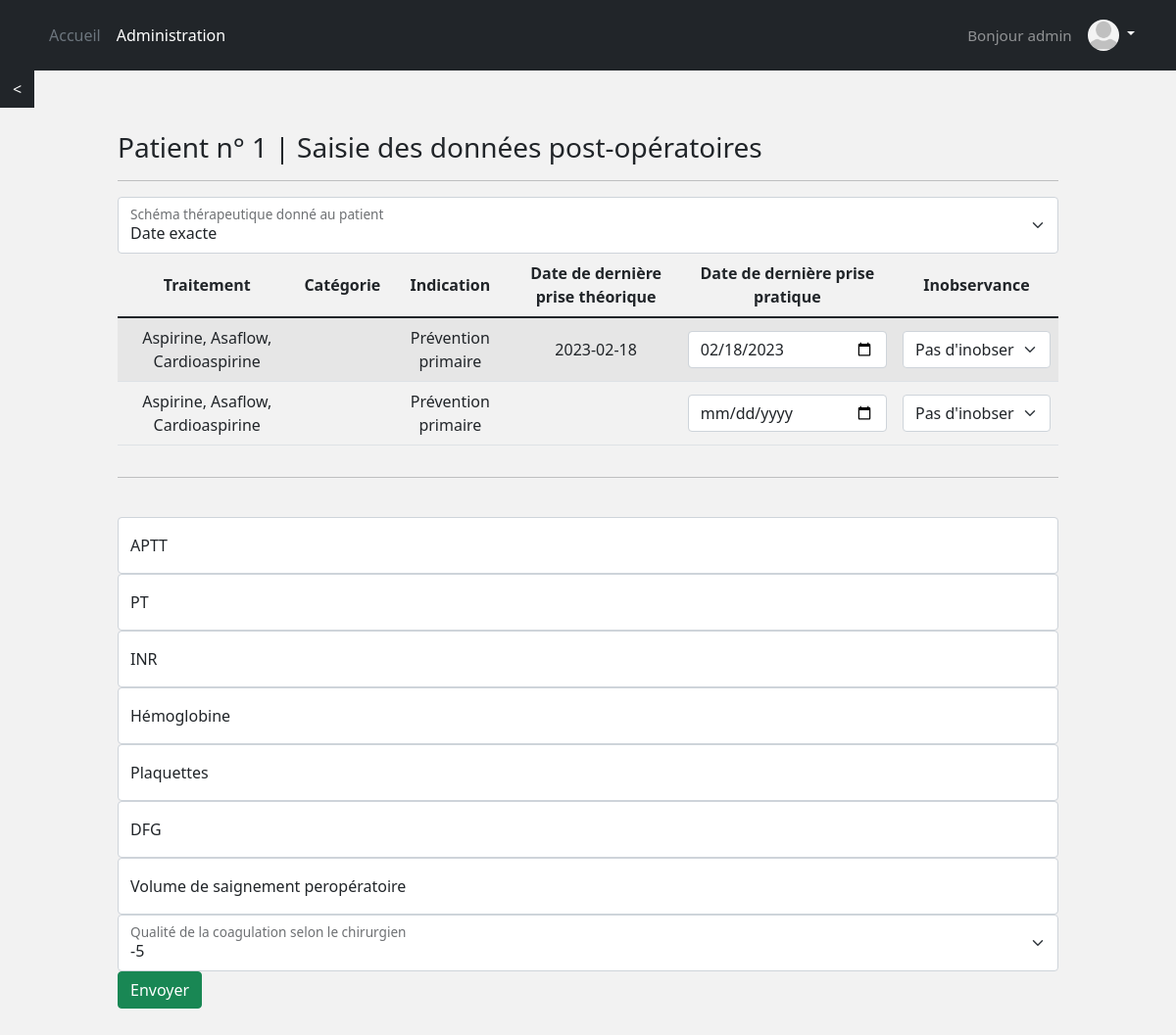
The app's page /patient/postop/patient-1/ (signed in), older data.
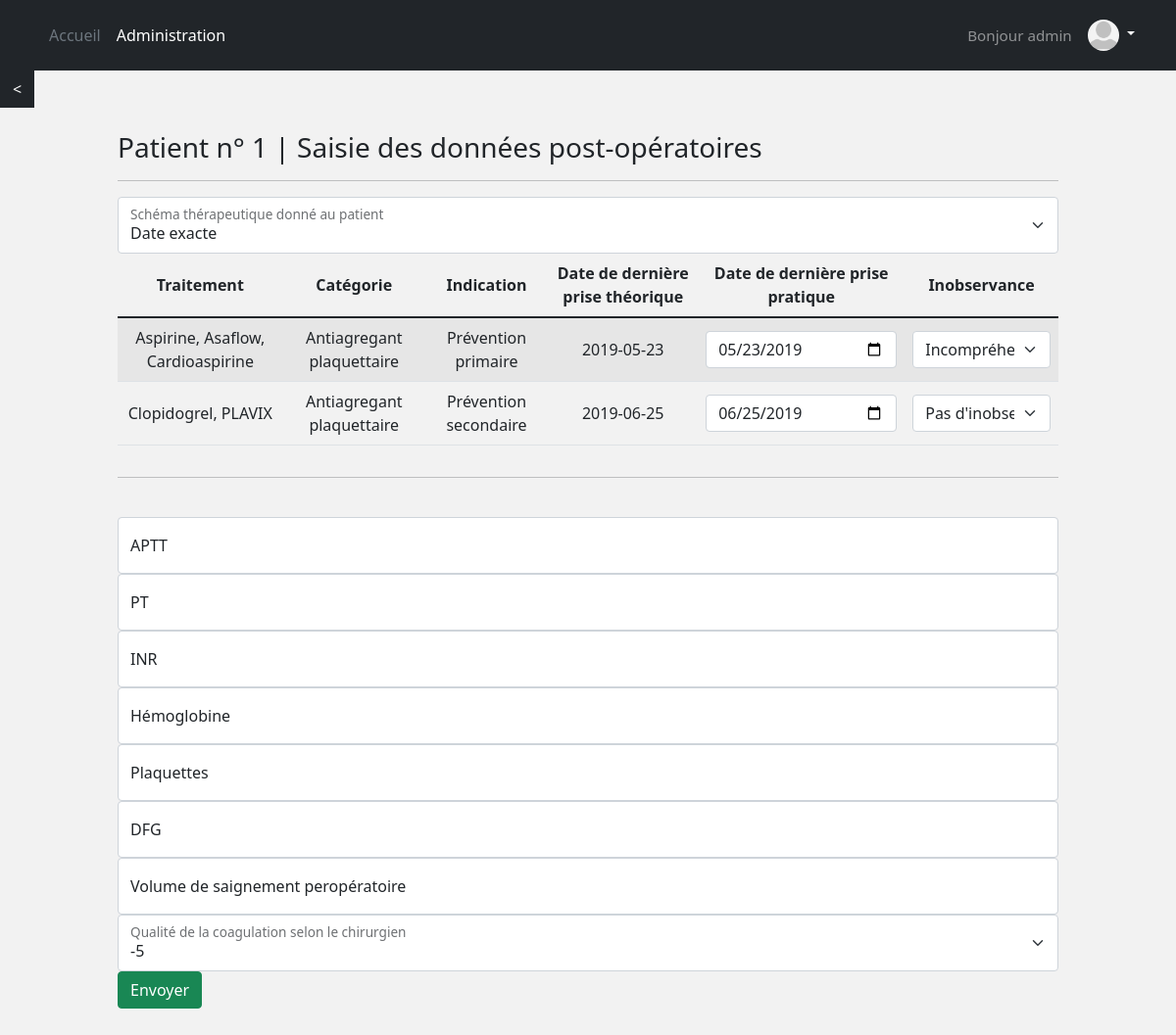
The same page, newer data.
### patient/models.py (models this page shows, shortened)
class Patient(models.Model):
    hosp_num = models.CharField("n°dossier", max_length=12, default="", validators=[
        RegexValidator(regex='^.{12}$', message='Length has to be 12'),
        RegexValidator(regex='^[0-9]*$', message='Only digits accepted')])
    firstname = models.CharField('prénom', max_length=200, default="")
    lastname = models.CharField('nom', max_length=200, default="")
    height = models.IntegerField('taille')
    weight = models.IntegerField('poids')
    ddn = models.DateField('Date de naissance')
    ddi = models.DateField("Date de l'intervention", null=True, blank=True)
    intervention = models.CharField('intervention', max_length=200, default="", blank=True)
    chirurgien = models.CharField('chirurgien', max_length=200, default="", blank=True)
    chirurgie = models.CharField("Discipline de l'intervention", max_length=40, choices=to_choice(CHIR_CHOICES), blank=True)
    bleeding_risk = models.CharField("Risque hémorragique de la chirurgie", max_length=100, choices=to_choice(BLEEDRISK_CHOICES), blank=True)
    consultant = models.CharField('Medecin qui fait la consultation', max_length=200, default="", blank=True)
    ddconsult = models.DateField("Date de la consultation", auto_now_add=True, blank=True)
    traitements = models.JSONField(default=dict, blank=True)
    algo = models.CharField("Algorithme suivi", max_length=40, choices=to_choice(ALGO_CHOICES), blank=True)
    algo_result = models.CharField('Résultat', max_length=400, default="", blank=True)
    algo_complete_results = models.JSONField(default=dict)
    schema_therap = models.CharField("Schéma thérapeutique donné au patient", max_length=40, default="Date exacte",
                                     choices=to_choice(["Date exacte", "Terminologie 'dernière prise à J-xx'", "Pas d'arrêt du traitement"]))
    aptt = models.IntegerField('APTT', null=True, blank=True)
    pt = models.IntegerField('PT', null=True, blank=True)
    inr = models.IntegerField('INR', null=True, blank=True)
    hemoglobine = models.IntegerField('Hémoglobine', null=True, blank=True)
    plaquette = models.IntegerField('Plaquettes', null=True, blank=True)
    dfg = models.IntegerField('DFG', null=True, blank=True)
    vol_sang = models.IntegerField('Volume de saignement peropératoire', null=True, blank=True)
    coag = models.CharField("Qualité de la coagulation selon le chirurgien", max_length=2, default='-5',
                            choices=to_choice(['-' + str(i) for i in range(6)] + ['+' + str(i) for i in range(5, -1, -1)]))
    incl_num = models.AutoField(primary_key=True)
    date_published = models.DateTimeField(auto_now_add=True, verbose_name="date published")
    date_updated = models.DateTimeField(auto_now=True, verbose_name="date updated")
    author = models.ForeignKey(settings.AUTH_USER_MODEL, on_delete=models.CASCADE)
    slug = models.SlugField(blank=True, unique=True)
    pathologie = models.CharField("Pathologie justifiant le traitement", max_length=40, choices=to_choice(PATH_CHOICES), blank=True)
    traitement1 = models.CharField("Premier traitement", max_length=40, choices=to_choice(TRAIT_CHOICES), blank=True)
    traitement2 = models.CharField("Deuxième traitement", max_length=40, choices=to_choice(TRAIT_CHOICES), blank=True)
    date_derniere_prise_th1 = models.DateField('Date de dernière prise théorique (premier traitement)', null=True, blank=True)
    date_derniere_prise1 = models.DateField('Date de dernière prise pratique (premier traitement)', null=True, blank=True)
    inobservance1 = models.CharField("Inobservance (premier traitement)", max_length=40, default="Pas d'inobservance",
                                     choices=to_choice(["Pas d'inobservance", "Oubli", "Incompréhension", "Contre-ordre médical"]))
    date_derniere_prise_th2 = models.DateField('Date de dernière prise théorique (deuxième traitement)', null=True, blank=True)
    date_derniere_prise2 = models.DateField('Date de dernière prise pratique (deuxième traitement)', null=True, blank=True)
    inobservance2 = models.CharField("Inobservance (deuxième traitement)", max_length=40, default="Pas d'inobservance",
                                     choices=to_choice(["Pas d'inobservance", "Oubli", "Incompréhension", "Contre-ordre médical"]))

### patient/views.py (the view, shortened to what this page needs)
# urls.py: path('postop/<slug>/', postop_patient_view, name="postop"),
@login_required(login_url='login')
def postop_patient_view(request, slug):
    patient = get_object_or_404(Patient, slug=slug)
    context = {}
    form = PostopPatientFileForm(request.POST or None, instance=patient)
    context['slug'] = slug
    context['form'] = form
    context['patient'] = patient
    return render(request, "patient/postop_patient.html", context)

### patient/forms.py (shortened to what this page needs)
class PostopPatientFileForm(CustomModelForm):
    class Meta:
        model = Patient
        fields = ["schema_therap", "aptt", "pt", "inr", "hemoglobine", "plaquette", "dfg", "vol_sang", "coag"]
    def get_inobservance_choices(self):
        return INOBS_CHOICES

### account/models.py (called while the page is built)
    def profile_picture_is_valid(self):
        return self.profile_picture and os.path.isfile(os.path.join(MEDIA_ROOT, self.profile_picture.name))

### patient/forms.py (called while the page is built)
    def init_input_types(self):
        for field in self:
            if isinstance(field.field, (forms.fields.DateField)):
                field.input_type = 'date'
            else:
                field.input_type = field.field.widget.input_type

### patient/templates/patient/postop_patient.html (shortened to what this page needs)
{% extends 'base.html' %}
{% load bootstrap %}
{% block content %}
<a href="{% url 'patient:detail' patient.slug %}" style="border-radius: 0;" class="btn btn-dark"><</a>
<form method="post" class="create-form">
  <br>
  <h3> Patient n° {{patient.incl_num}} | Saisie des données post-opératoires </h3> <hr>
  {% include 'patient/snippets/field2html.html' with field=form.schema_therap %}
  <div class="table-responsive">
    <table id="mytable" class="table table-bordred table-striped sortable">
      <thead>
        <th>Traitement</th>
        <th>Catégorie</th>
        <th>Indication</th>
        <th>Date de dernière prise théorique</th>
        <th>Date de dernière prise pratique</th>
        <th>Inobservance</th>
      </thead>
      {% for i, v in patient.traitements.items %}
        <tr>
          <td> {{v.traitement}} </td>
          <td> {{v.categorie}} </td>
          <td> {{v.pathologie}} </td>
          <td> {{v.ddprise_th}} </td>
          <td>
          {% if v.ddprise_pr %}
            <input type="date" name="ddprise_pr__{{i}}" id="ddprise_pr__{{i}}" class="form-control" value={{v.ddprise_pr}}>
          {% else %}
            <input type="date" name="ddprise_pr__{{i}}" id="ddprise_pr__{{i}}" class="form-control" value={{v.ddprise_th}}>
          {% endif %}
          </td>
          <td>
            <select class="form-select" id="inobservance__{{i}}" name="inobservance__{{i}}">
              {% for value in form.get_inobservance_choices %}
                <option value="{{value}}" {% if v.inobservance == value %} selected {% endif %} >{{ value }}</option>
              {% endfor %}
            </select>
          </td>
        </tr>
      {% endfor %}
    </table>
  </div>
  <hr><br>
  {% for field in form %}
    {% if field.name != 'schema_therap' %}
      {% include 'patient/snippets/field2html.html' %}
    {% endif %}
  {% endfor %}
  <button type="submit" class="btn btn-success">Envoyer</button>
</form>
{% endblock content %}

### patient/templates/patient/snippets/field2html.html
{% if not nolabel %}
  <div class="form-floating">
{% else %}
  <div class="form">
{% endif %}
  {% if field.input_type == 'select' %}
    <select class="form-select" id={{field.name}} name={{field.name}}>
      {% for value, label in field.field.choices %}
        <option value="{{value}}" {% if field.value == value %} selected {% endif %} >{{ label }}</option>
      {% endfor %}
    </select>
  {% elif field.input_type == 'date' and format_date %}
    <input {% if field.field.required %} required {% endif %} type="{{field.input_type}}" name={{field.name}} id={{field.name}} class="form-control" placeholder={{field.label}} value="{{field.value|date:'Y-m-d'}}">
  {% else %}
    <input {% if field.field.required %} required {% endif %} type="{{field.input_type}}" name={{field.name}} id={{field.name}} class="form-control" placeholder={{field.label}} value="{{field.value}}">
  {% endif %}
  {% if not nolabel %}
    <label for={{field.name}}>{{field.label}}</label>
  {% endif %}
</div>

Row changes from the older to the newer data that the page shows:
changed Patient "Date exacte": categorie (not shown) → "Antiagregant plaquettaire"; ddprise_th "2023-02-18" → "2019-05-23"; ddprise_pr (not shown) → "05/23/2019"; value "Pas d'inobservance" → "Incompréhension"; traitement "Aspirine, Asaflow, Cardioaspirine" → "Clopidogrel, PLAVIX"; pathologie "Prévention primaire" → "Prévention secondaire"; ddprise_pr (not shown) → "06/25/2019"; ddprise_th "02/18/2023" → "2019-06-25"
